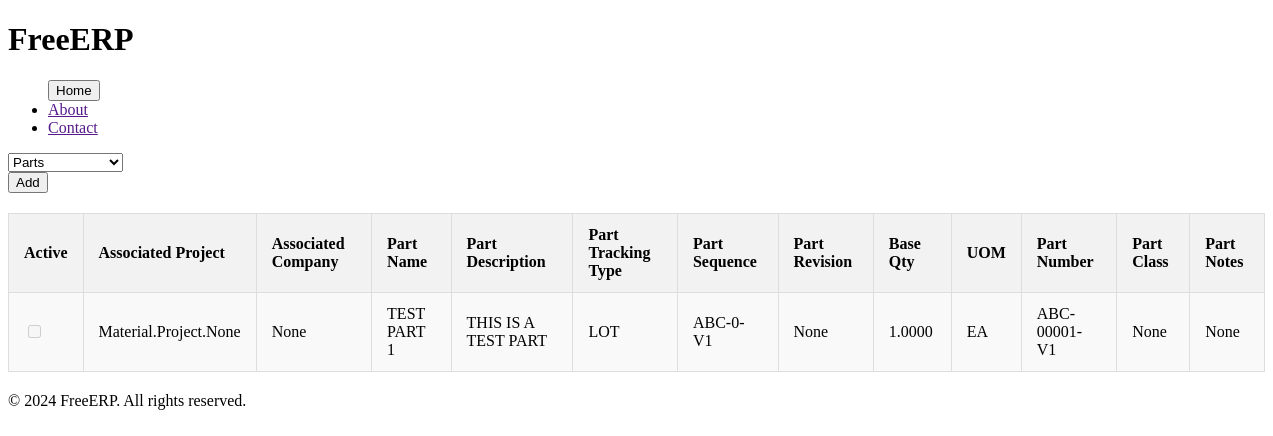
Page /Material/Parts on the earlier database version.
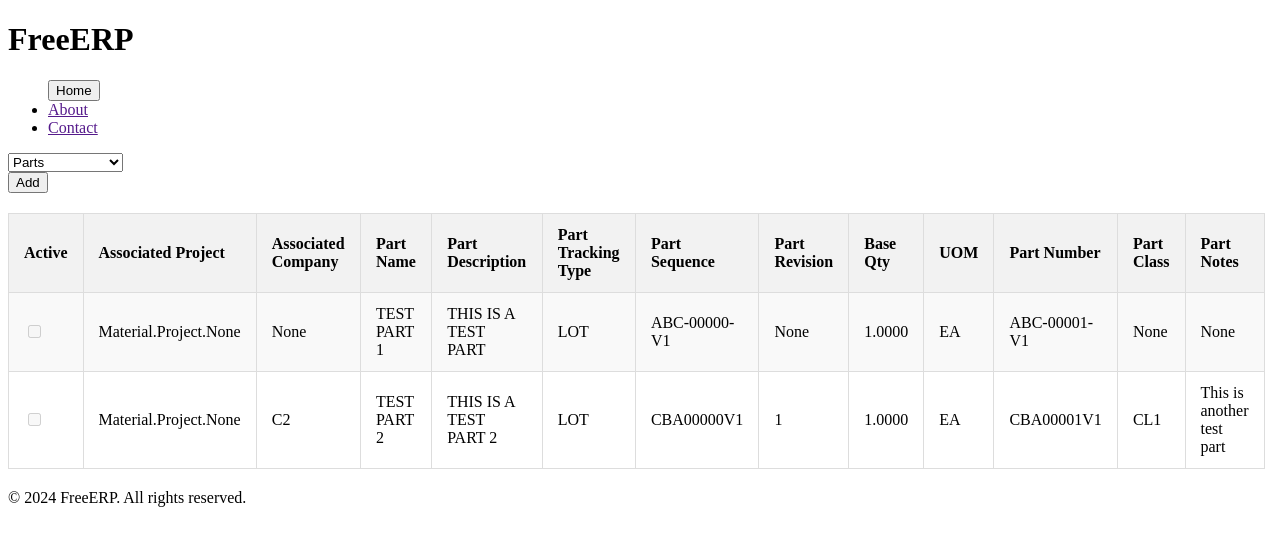
Same page on the later database version.
### Material/models.py (models this page shows, shortened)
class Parts(models.Model):
    LSN = (
        ('LOT','LOT'),
        ('SERIAL','SERIAL'),
        ('N/A','N/A')
        )
    active = models.BooleanField('ACTIVE', default=True, null=True, blank=True)
    associated_project = models.ManyToManyField(Project, default=None, blank=True)
    associated_company = models.ForeignKey(Company, on_delete=models.CASCADE, null=True, blank=True)
    part_class = models.ForeignKey(PartClass, on_delete=models.CASCADE, null=True, blank=True)
    part_name = models.CharField('PART_NAME', unique=True, max_length=50, null=True, blank=True)
    description = models.CharField('DESCRIPTION', max_length=100, null=True, blank=True)
    lot_serial_number = models.CharField('LOT_SERIAL_NUMBER', max_length=6, choices=LSN,null=True, blank=True)
    part_number_style = models.ForeignKey(PartNumberSequence, on_delete=models.CASCADE, null=True, blank=True)
    revision = models.CharField('REVISION', max_length=6, unique=True, null=True, blank=True)
    base_qty = models.DecimalField('BASE_QTY', decimal_places=4, max_digits=10, null=True, blank=True)
    uom = models.CharField('UNIT_OF_MEASURE', max_length=10, null=True, blank=True)
    part_number = models.CharField('PART_NUMBER', max_length=30, null=True, blank=True)
    price1 = models.DecimalField("PRICE1", decimal_places=4, max_digits=10, null=True, blank=True)
    supplier1 = models.ForeignKey(Supplier, related_name='SUPPLIER1', on_delete=models.CASCADE, null=True, blank=True)
    price2 = models.DecimalField("PRICE2", decimal_places=4, max_digits=10, null=True, blank=True)
    supplier2 = models.ForeignKey(Supplier, related_name='SUPPLIER2', on_delete=models.CASCADE, null=True, blank=True)
    price3 = models.DecimalField("PRICE3", decimal_places=4, max_digits=10, null=True, blank=True)
    supplier3 = models.ForeignKey(Supplier, related_name='SUPPLIER3', on_delete=models.CASCADE, null=True, blank=True)
    inspection = models.BooleanField('INSPECTION_REQUIRED', default=False, null=True, blank=True)
    date_created = models.DateField('DATE_CREATED', auto_now_add=True, null=True, blank=True)
    date_active = models.DateField('DATE_ACTIVE', null=True, blank=True)
    date_inactive = models.DateField('DATE_INACTIVE', null=True, blank=True)
    notes = models.TextField('NOTES', max_length=250, null=True, blank=True)

class PartNumberSequence(models.Model):
    type = models.ForeignKey(PartNumberType, on_delete=models.CASCADE, null=True, blank=True)
    prefix = models.ForeignKey(PartPrefix, on_delete=models.CASCADE, null=True, blank=True)
    suffix = models.ForeignKey(PartSuffix, on_delete=models.CASCADE, null=True, blank=True)
    middle = models.CharField('MIDDLE', max_length=10, null=True, blank=True)
    spacer = models.CharField('SPACER', max_length=2, null=True, blank=True)
    description = models.CharField('DESCRIPTION', max_length=150, null=True, blank=True)
    def get_part_number_sequence(self):
        if self.prefix is None:
            self.prefix = ''
        if self.suffix is None:
            self.suffix = ''
        if self.middle is None:
            self.middle = ''
        if self.spacer is None:
            self.spacer = ''
        return str(self.prefix) + str(self.spacer) + str(self.middle) + str(self.spacer) + str(self.suffix)
    def __str__(self):
        return self.get_part_number_sequence()

class PartPrefix(models.Model):
    active = models.BooleanField('ACTIVE', default=True, null=True, blank=True)
    prefix = models.CharField('PREFIX', unique=True, max_length=8, null=True, blank=True)
    prefix_description = models.TextField('DESCRIPTION', max_length=150, null=True, blank=True)
    def __str__(self):
        return self.prefix

class PartSuffix(models.Model):
    active = models.BooleanField('ACTIVE', default=True, null=True, blank=True)
    suffix = models.CharField('SUFFIX', unique=True, max_length=8, null=True, blank=True)
    suffix_description = models.TextField('DESCRIPTION', max_length=150, null=True, blank=True)
    def __str__(self):
        return self.suffix

class Company(models.Model):
    associated_organization = models.ForeignKey(Organization, on_delete=models.CASCADE, null=True, blank=True)
    company_name = models.CharField('COMPANY_NAME', unique=True, max_length=50, null=True, blank=True)
    company_abbreviation = models.CharField('COMPANY_ABBREVIATION', unique=True, max_length=6, null=True, blank=True)
    address = models.CharField('ADDRESS', max_length=75, null=True, blank=True)
    city = models.CharField('CITY', max_length=50, null=True, blank=True)
    state = models.CharField('STATE', max_length=50, null=True, blank=True)
    zip = models.CharField('ZIP', max_length=10, null=True, blank=True)
    country = models.CharField('COUNTRY', max_length=50, null=True, blank=True)
    phone_number = models.CharField('PHONE_NUMBER', max_length=25, null=True, blank=True)
    email = models.EmailField('EMAIL', max_length=50, null=True, blank=True)
    website = models.URLField('WEBSITE', max_length=50, null=True, blank=True)
    notes = models.TextField('NOTES', max_length=250, null=True, blank=True)
    company_id = get_random_string(length=10, allowed_chars='ABCDEFGHJKLMNPQRSTUVWXYZ1234567890')
    company_id = models.CharField('COMPANY_ID', unique=True, max_length=10, default=company_id, null=True, blank=True)
    company_password = models.CharField('COMPANY_PASSWORD', max_length=128, null=True, blank=True)
    company_repassword = models.CharField('COMPANY_REPASSWORD', max_length=128, null=True, blank=True)
    created_by = models.ForeignKey('User', on_delete=models.CASCADE, null=True, blank=True)
    date_created = models.DateField('DATE_CREATED', auto_now_add=True, null=True, blank=True)
    active = models.BooleanField('ACTIVE', default=True, null=True, blank=True)
    def __str__(self):
        return self.company_abbreviation

class PartClass(models.Model):
    category = models.CharField('CLASS', unique=True, max_length=50, null=True, blank=True)
    description = models.TextField('DESCRIPTION', max_length=150, null=True, blank=True)
    def __str__(self):
        return self.category

### Material/views.py (the view)
# urls.py: path('Parts', views.parts, name='parts'),
def parts(request):
    parts = Parts.objects.all()
    prefix = PartPrefix.objects.all()
    suffix = PartSuffix.objects.all()
    sequence = PartNumberSequence.objects.all()
    part_class = PartClass.objects.all
    part_sequence_type = PartNumberType.objects.all()
    part_form = PartsForm()
    prefix_form = PartPrefixForm()
    suffix_form = PartSuffixForm()
    sequence_form = PartNumberSequenceForm()
    part_class_form = PartClassForm()
    part_sequence_type_form = PartNumberTypeForm()
    if request.POST.get('form-submit') == 'part-form':
        form = PartsForm(request.POST)
        if form.is_valid():
            form.save()
            print(form.data)
            redirect('parts')
    elif request.POST.get('form-submit') == 'prefix-form':
        prefix_form = PartPrefixForm(request.POST)
        if prefix_form.is_valid():
            prefix_form.save()
            print(prefix_form.data)
            redirect('parts')
    elif request.POST.get('form-submit') == 'suffix-form':
        suffix_form = PartSuffixForm(request.POST)
        if suffix_form.is_valid():
            suffix_form.save()
            print(suffix_form.data)
            redirect('parts')
    elif request.POST.get('form-submit') == 'sequence-form':
        sequence_form = PartNumberSequenceForm(request.POST)
        if sequence_form.is_valid():
            sequence_form.save()
            print(sequence_form.data)
            redirect('parts')
    elif request.POST.get('form-submit') == 'part-class-form':
        part_class = PartClassForm(request.POST)
        if part_class.is_valid():
            part_class.save()
            print(part_class.data)
            redirect('parts')
    elif request.POST.get('form-submit') == 'sequence-type-form':
        part_sequence_type_form = PartNumberTypeForm(request.POST)
        if part_sequence_type_form.is_valid():
            part_sequence_type_form.save()
            print(part_sequence_type_form.data)
            redirect('parts')
    else:
        part_form = PartsForm()
        prefix_form = PartPrefixForm()
        suffix_form = PartSuffixForm()
        sequence_form = PartNumberSequenceForm()
        part_class_form = PartClassForm()
        part_sequence_type_form = PartNumberTypeForm()
    context={'part_form': part_form,
             'prefix_form': prefix_form,
             'suffix_form': suffix_form,
             'sequence_form': sequence_form,
             'part_sequence_type_form': part_sequence_type_form,
             'part_class_form': part_class_form,
             'parts': parts,
             'prefix': prefix,
             'suffix': suffix,
             'sequence': sequence,
             'part_class': part_class,
             'part_sequence_type': part_sequence_type
             }
    return render(request, 'parts.html', context=context)

### Material/forms.py
class PartsForm(ModelForm):
    class Meta:
        model = Parts
        fields = '__all__'

class PartPrefixForm(ModelForm):
    class Meta:
        model = PartPrefix
        fields = '__all__'

### Material/models.py (called while the page is built)
    def __str__(self):
        return self.project_name

    def __str__(self):
        return self.name

    def __str__(self):
        return self.type

### Material/templates/parts.html (shortened to what this page needs)
{% extends 'base.html' %}
{% block content %}
<div>
    <select id="add-select">
        <option value="parts">Parts</option>
    </select>
</div>
<button id="add-btn">Add</button>
<div class="parts-info" id="parts-info">
    <table class="parts-table" id="parts-table">
        <tr>
            <th>Active</th>
            <th>Associated Project</th>
            <th>Associated Company</th>
            <th>Part Name</th>
            <th>Part Description</th>
            <th>Part Tracking Type</th>
            <th>Part Sequence</th>
            <th>Part Revision</th>
            <th>Base Qty</th>
            <th>UOM</th>
            <th>Part Number</th>
            <th>Part Class</th>
            <th>Part Notes</th>
        </tr>
        {% for part in parts %}
        <tr>
            <td><input type="checkbox" {% if part.is_active %}checked{% endif %} disabled></td>
            <td>{{ part.associated_project }}</td>
            <td>{{ part.associated_company }}</td>
            <td>{{ part.part_name }}</td>
            <td>{{ part.description }}</td>
            <td>{{ part.lot_serial_number }}</td>
            <td>{{ part.part_number_style }}</td>
            <td>{{ part.revision }}</td>
            <td>{{ part.base_qty }}</td>
            <td>{{ part.uom }}</td>
            <td>{{ part.part_number }}</td>
            <td>{{ part.part_class }}</td>
            <td>{{ part.notes }}</td>
        </tr>
        {% endfor %}
    </table>
</div>
    {% endblock %}

Differences in the rows shown:
changed through a linked row, Parts "None": part_number_style "ABC-0-V1" → "ABC-00000-V1"
added Parts: associated_project "Material.Project.None", associated_company "C2", part_name "TEST PART 2", description "THIS IS A TEST PART 2", lot_serial_number "LOT", part_number_style "CBA00000V1", revision "1", base_qty "1.0000", uom "EA", part_number "CBA00001V1", part_class "CL1", notes "This is another test part"
